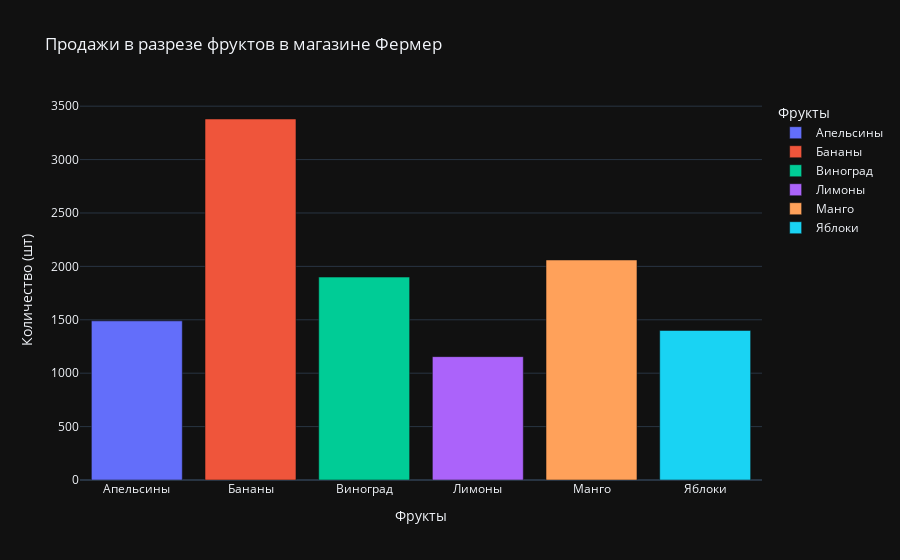

Notebook code cell kept with this figure:
### Code cell
fig6 = px.bar(df_rad, x='Фрукт', y="Количество",
              title='Продажи в разрезе фруктов в магазине Фермер',
              labels={"Фрукт": "Фрукты", 'Количество': 'Количество (шт)'}, color='Фрукт')
fig6.show()

### Figure 1 — Plotly figure (JSON) as saved in the notebook; plotly's stock layout.template omitted (floating-point values rounded to 4 significant figures)
{"data": [{"alignmentgroup": "True", "hovertemplate": "Фрукты=%{x}<br>Количество (шт)=%{y}<extra></extra>", "legendgroup": "Апельсины", "marker": {"color": "#636efa", "pattern": {"shape": ""}}, "name": "Апельсины", "offsetgroup": "Апельсины", "orientation": "v", "showlegend": true, "textposition": "auto", "x": ["Апельсины"], "xaxis": "x", "y": [1490], "yaxis": "y", "type": "bar"}, {"alignmentgroup": "True", "hovertemplate": "Фрукты=%{x}<br>Количество (шт)=%{y}<extra></extra>", "legendgroup": "Бананы", "marker": {"color": "#EF553B", "pattern": {"shape": ""}}, "name": "Бананы", "offsetgroup": "Бананы", "orientation": "v", "showlegend": true, "textposition": "auto", "x": ["Бананы"], "xaxis": "x", "y": [3380], "yaxis": "y", "type": "bar"}, {"alignmentgroup": "True", "hovertemplate": "Фрукты=%{x}<br>Количество (шт)=%{y}<extra></extra>", "legendgroup": "Виноград", "marker": {"color": "#00cc96", "pattern": {"shape": ""}}, "name": "Виноград", "offsetgroup": "Виноград", "orientation": "v", "showlegend": true, "textposition": "auto", "x": ["Виноград"], "xaxis": "x", "y": [1900], "yaxis": "y", "type": "bar"}, {"alignmentgroup": "True", "hovertemplate": "Фрукты=%{x}<br>Количество (шт)=%{y}<extra></extra>", "legendgroup": "Лимоны", "marker": {"color": "#ab63fa", "pattern": {"shape": ""}}, "name": "Лимоны", "offsetgroup": "Лимоны", "orientation": "v", "showlegend": true, "textposition": "auto", "x": ["Лимоны"], "xaxis": "x", "y": [1155], "yaxis": "y", "type": "bar"}, {"alignmentgroup": "True", "hovertemplate": "Фрукты=%{x}<br>Количество (шт)=%{y}<extra></extra>", "legendgroup": "Манго", "marker": {"color": "#FFA15A", "pattern": {"shape": ""}}, "name": "Манго", "offsetgroup": "Манго", "orientation": "v", "showlegend": true, "textposition": "auto", "x": ["Манго"], "xaxis": "x", "y": [2060], "yaxis": "y", "type": "bar"}, {"alignmentgroup": "True", "hovertemplate": "Фрукты=%{x}<br>Количество (шт)=%{y}<extra></extra>", "legendgroup": "Яблоки", "marker": {"color": "#19d3f3", "pattern": {"shape": ""}}, "name": "Яблоки", "offsetgroup": "Яблоки", "orientation": "v", "showlegend": true, "textposition": "auto", "x": ["Яблоки"], "xaxis": "x", "y": [1400], "yaxis": "y", "type": "bar"}], "layout": {"xaxis": {"anchor": "y", "domain": [0.0, 1.0], "title": {"text": "Фрукты"}, "categoryorder": "array", "categoryarray": ["Апельсины", "Бананы", "Виноград", "Лимоны", "Манго", "Яблоки"]}, "yaxis": {"anchor": "x", "domain": [0.0, 1.0], "title": {"text": "Количество (шт)"}}, "legend": {"title": {"text": "Фрукты"}, "tracegroupgap": 0}, "title": {"text": "Продажи в разрезе фруктов в магазине Фермер"}, "barmode": "relative"}}
